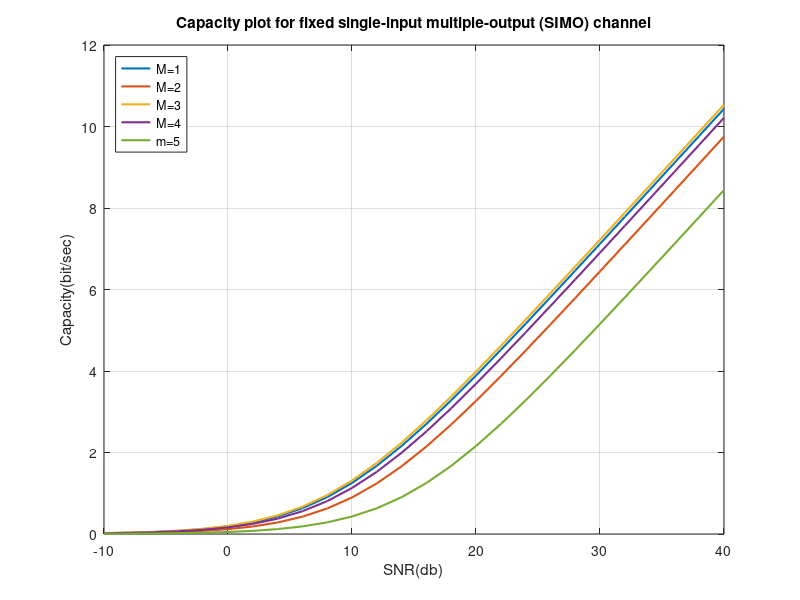

The MATLAB script that drew this image:
%Capacity plot for fixed single-input multiple-output (SIMO) channel.
%if you get only 4 graph that means 2 graph coincides so please run program
%again
clc;
%in this section parameter given or assume by myself
SNR=-10:2:40;%This SNR is in db given in problem
Nr=5;%Given in question we take total 5 number of receiving antenna
v=12.5;% we take variance as it from problem-2

%evaluating the formula
x=10.^((SNR/10)); %But in Capacity formula SNR is not in db,
%so conversion from db to absolute value;
h=1/(sqrt(v))*(randn(1,Nr)+1i*randn(1,Nr)); %in question given take
%complex Normal distribution
n=(abs(h).^2)'; %in capacity formula it is given square of normalization of h
C=log2(1+n*x);

%plotting of graph and marking the parameter
plot(SNR,C,"linewidth",1.5);
grid;
xlabel("SNR(db)");
ylabel("Capacity(bit/sec)");
title("Capacity plot for fixed single-input multiple-output (SIMO) channel")
legend("M=1","M=2","M=3","M=4","m=5","location","northwest")
%if we run this program multiple time we get different graphs,because we take
%Random Normal distribution function which is generated by Matlab due to
%this we get different graphs but shape of all graphs are same.and sometimes
%two graph coincides